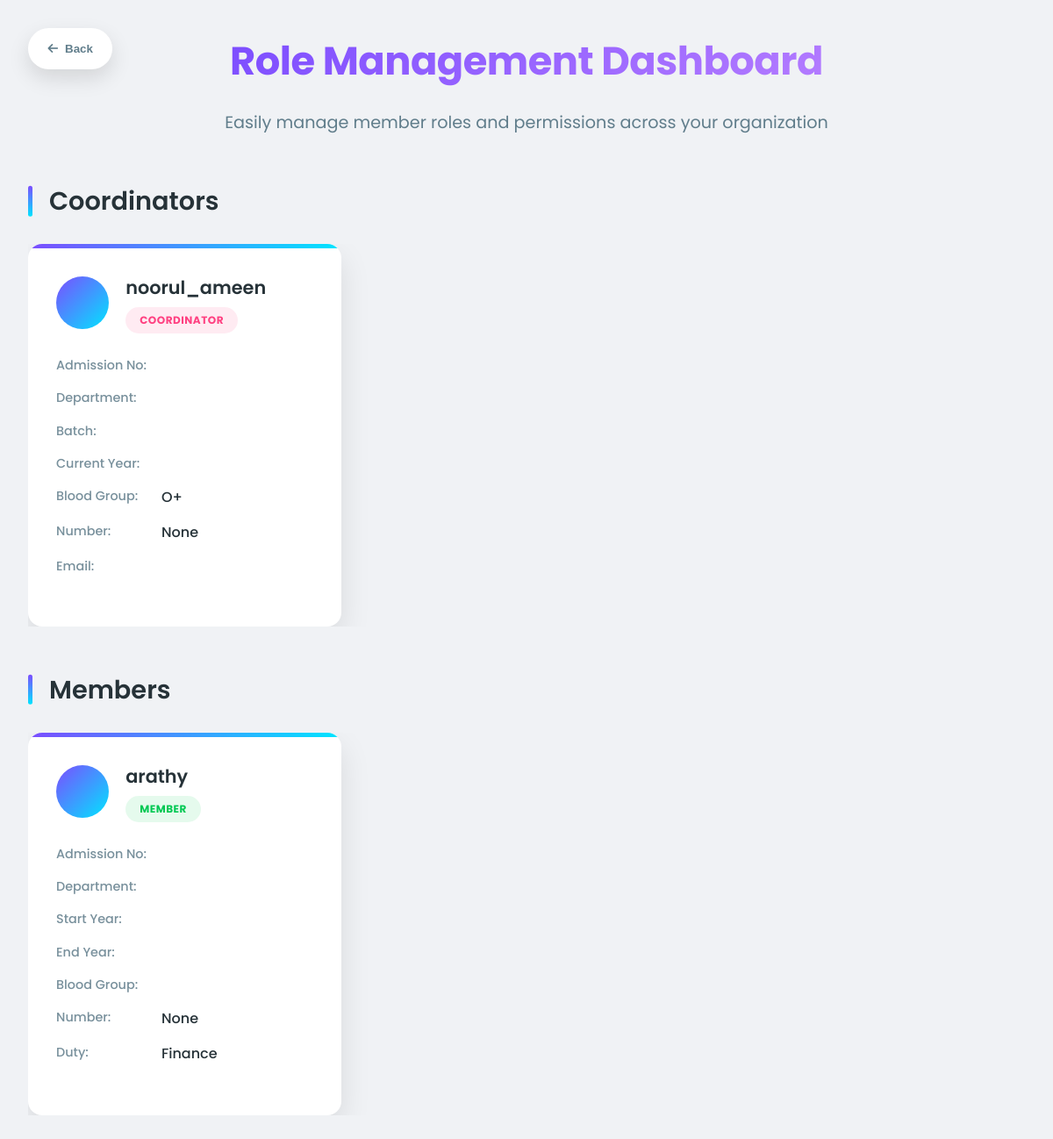
/dashboard/manage_members/ (signed in), run on the app's committed database.
### coordinator/models.py (models this page shows, shortened)
class coordinateRegistration(models.Model):
    DEPARTMENT_CHOICES = (
        ("bba", "BBA"),
        ("bca", "BCA"),
        ("bsc_cs", "BSc CS"),
        ("bcom_tax", "BCom Tax"),
        ("ttm", "TTM"),
        ("bcom_ca_and_finance", "BCom CA and Finance"),
        ("bcom_co_operation", "BCom Co-operation"),
        ("ba_literature", "BA Literature"),
        ("ba_communicative_english", "BA Communicative English"),
        ("ba_journalism", "BA Journalism"),
        ("electronics", "Electronics"),
        ("bsw", "BSW"),
    )
    YEAR_CHOICES = (
        ("First Year", "First Year"),
        ("Second Year", "Second Year"),
        ("Third Year", "Third Year"),
        ("Fourth Year", "Fourth Year"),
    )
    user = models.OneToOneField(User, on_delete=models.CASCADE)
    adno = models.CharField(max_length=255)
    department = models.CharField(max_length=50, choices=DEPARTMENT_CHOICES)
    batch = models.CharField(max_length=10)
    current_year = models.CharField(max_length=15, choices=YEAR_CHOICES)

### users/models.py (models this page shows, shortened)
class UserProfile(models.Model):
    GENDER_CHOICE=(
        ("","Select the gender"),
        ("male","male"),
        ("female","female"),
    )
    ROLE_CHOICE=(
        ("public_user","public_user"),
        ("member","member"),
        ("coordinator","coordinator"),
        ("convenier","convenier"),
        ("office_staff","office_staff"),
        ("principal","principal"),
        ("chairman","chairman"),
    )
    BLOOD_GROUP_CHOICES = [
        ('', 'Select Blood Group'),
        ('A+', 'A+'),
        ('A-', 'A-'),
        ('B+', 'B+'),
        ('B-', 'B-'),
        ('AB+', 'AB+'),
        ('AB-', 'AB-'),
        ('O+', 'O+'),
        ('O-', 'O-'),
    ]
    user=models.OneToOneField(User,on_delete=models.CASCADE)
    phone_number=models.CharField(max_length=10,null=True,blank=True)
    role=models.CharField(max_length=20,choices=ROLE_CHOICE,default="public_user")
    gender=models.CharField(max_length=10,choices=GENDER_CHOICE,null=True,blank=True)
    address=models.TextField(null=True,blank=True)
    created_at=models.DateTimeField(auto_now_add=True)
    photo=models.ImageField(upload_to="profile_pics/",null=True,blank=True)
    blood=models.CharField(max_length=3,default="",choices=BLOOD_GROUP_CHOICES)
    is_donor = models.BooleanField(default=False)
    date_of_birth = models.DateField(null=True, blank=True)
    age = models.PositiveIntegerField(null=True, blank=True)

### members/models.py (models this page shows, shortened)
class memberRegistration(models.Model):
    DEPARTMENT_CHOICES = (
        ("bba", "BBA"),
        ("bca", "BCA"),
        ("bsc_cs", "BSc CS"),
        ("bcom_tax", "BCom Tax"),
        ("ttm", "TTM"),
        ("bcom_ca_and_finance", "BCom CA and Finance"),
        ("bcom_co_operation", "BCom Co-operation"),
        ("ba_literature", "BA Literature"),
        ("ba_communicative_english", "BA Communicative English"),
        ("ba_journalism", "BA Journalism"),
        ("electronics", "Electronics"),
        ("bsw", "BSW"),
    )
    BLOOD_GROUP_CHOICES = [
        ('A+', 'A+'),
        ('A-', 'A-'),
        ('B+', 'B+'),
        ('B-', 'B-'),
        ('AB+', 'AB+'),
        ('AB-', 'AB-'),
        ('O+', 'O+'),
        ('O-', 'O-'),
    ]
    DUTY_CHOICES = (
        ("No Duty", "No Duty"),
        ("Finance", "Finance"),
        ("Collection Team", "Collection Team"),
        ("Event Organizers", "Event Organizers"),  # Fixed typo
        ("Team Controller", "Team Controller"),
    )
    MEMBERSHIP_STATUS_CHOICES = (
        ("active", "Active"),
        ("volunteer", "Moved to Volunteer"),
        ("inactive", "Inactive"),
    )
    user = models.OneToOneField(User, on_delete=models.CASCADE,related_name="memberregistration")
    adno = models.CharField(max_length=255, blank=True, default="")
    department = models.CharField(max_length=50, choices=DEPARTMENT_CHOICES, blank=True, default="")
    start_year = models.CharField(max_length=5, blank=True, default="")
    end_year = models.CharField(max_length=5, blank=True, default="")
    blood_group = models.CharField(
        max_length=3,
        choices=BLOOD_GROUP_CHOICES,
        blank=True,
        default="",
    )
    date_of_birth = models.DateField(null=True, blank=True)
    age = models.PositiveIntegerField(null=True, blank=True)
    duty = models.CharField(max_length=50, choices=DUTY_CHOICES, default="No Duty")
    membership_status = models.CharField(
        max_length=20,
        choices=MEMBERSHIP_STATUS_CHOICES,
        default="active",
    )
    membership_decided_on = models.DateTimeField(null=True, blank=True)

### dashboard/views.py (the view)
# urls.py: path("manage_members/",views.manageMembers,name="manage_members"),
@login_required(login_url="users:login")
def manageMembers(req):
    if (req.user.userprofile.role == "public_user"):
        return HttpResponseRedirect("/")
    pending_users = pendingMemberAddRequest.objects.filter(isApproved=False).values_list('user', flat=True)
    members = memberRegistration.objects.exclude(user__in=pending_users).filter(membership_status="active")
    coordinators = coordinateRegistration.objects.all()
    pending_requests=pendingMemberAddRequest.objects.filter(isPending=True)
    cntx={
        "members":members,
        "coordinators":coordinators,
        "pending_requests":pending_requests,
    }
    return render(req,"dashboard/manage_members.html",context=cntx)

### templates/dashboard/manage_members.html (shortened to what this page needs)
<!DOCTYPE html>
<html lang="en">
    {% load static %}
<head>
    <link rel="stylesheet" href="https://cdnjs.cloudflare.com/ajax/libs/font-awesome/6.5.0/css/all.min.css" />
</head>
<body>
    <button type="button" class="back-btn" onclick="window.history.back()">
        <i class="fas fa-arrow-left"></i>
        <span>Back</span>
    </button>
    <div class="container">
        <header>
            <h1>Role Management Dashboard</h1>
            <p class="subtitle">Easily manage member roles and permissions across your organization</p>
        </header>
        {% if coordinators %}
        <div class="section-header">
            <h2 class="section-title">Coordinators</h2>
        </div>
        <div class="user-grid">
            {% for i in coordinators %}
            <div class="user-card">
                <div class="user-header">
                    {% if i.user.userprofile.photo %}
                        <img src="{{i.user.userprofile.photo.url}}" class="user-avatar">
                    {% else %}
                        <div class="user-avatar"></div>
                    {% endif %}
                    <div class="user-info">
                        <div class="user-name">{{ i.user.username }}</div>
                        <span class="user-role role-coordinator">Coordinator</span>
                    </div>
                </div>
                <div class="user-details">
                    <div class="detail-row">
                        <span class="detail-label">Admission No:</span>
                    </div>
                    <div class="detail-row">
                        <span class="detail-label">Department:</span>
                    </div>
                    <div class="detail-row">
                        <span class="detail-label">Batch:</span>
                    </div>
                    <div class="detail-row">
                        <span class="detail-label">Current Year:</span>
                    </div>
                    <div class="detail-row">
                        <span class="detail-label">Blood Group:</span>
                        <span class="detail-value">{{ i.user.userprofile.blood }}</span>
                    </div>
                    <div class="detail-row">
                        <span class="detail-label">Number:</span>
                        <span class="detail-value">{{ i.user.userprofile.phone_number }}</span>
                    </div>
                    <div class="detail-row">
                        <span class="detail-label">Email:</span>
                    </div>
                </div>
            </div>
            {% endfor %}
        </div>
        {% endif %}
        {% if members %}
        <div class="section-header">
            <h2 class="section-title">Members</h2>
        </div>
        <div class="user-grid">
            {% for i in members %}
            <div class="user-card">
                <div class="user-header">
                    {% if i.user.userprofile.photo %}
                        <img src="{{i.user.userprofile.photo.url}}" class="user-avatar">
                    {% else %}
                        <div class="user-avatar"></div>
                    {% endif %}
                    <div class="user-info">
                        <div class="user-name">{{ i.user.username }}</div>
                        <span class="user-role role-member">Member</span>
                    </div>
                </div>
                <div class="user-details">
                    <div class="detail-row">
                        <span class="detail-label">Admission No:</span>
                    </div>
                    <div class="detail-row">
                        <span class="detail-label">Department:</span>
                    </div>
                    <div class="detail-row">
                        <span class="detail-label">Start Year:</span>
                    </div>
                    <div class="detail-row">
                        <span class="detail-label">End Year:</span>
                    </div>
                    <div class="detail-row">
                        <span class="detail-label">Blood Group:</span>
                    </div>
                    <div class="detail-row">
                        <span class="detail-label">Number:</span>
                        <span class="detail-value">{{ i.user.userprofile.phone_number }}</span>
                    </div>
                    <div class="detail-row">
                        <span class="detail-label">Duty:</span>
                        <span class="detail-value">{{ i.user.memberregistration.duty }}</span>
                    </div>
                </div>
            </div>
            {% endfor %}
        </div>
        {% endif %}
    </div>
</body>
</html>

### templates/dashboard/manage_members.html (style rules this page uses)
:root { --primary: #7c4dff; --primary-light: #b47cff; --secondary: #00e5ff; --secondary-light: #6effff; --accent: #ff4081; --accent-light: #ff79b0; --dark: #263238; --light: #f5f7fa; --card-bg: #ffffff; --body-bg: #f0f2f5; --success: #00c853; --warning: #ffab00; --shadow: 0 15px 35px rgba(0,0,0,0.1); --radius: 16px; }
* { margin: 0; padding: 0; box-sizing: border-box; }
body { font-family: 'Poppins', sans-serif; background: var(--body-bg); color: var(--dark); line-height: 1.7; min-height: 100vh; padding: 2rem 4rem; height: 100vh auto; }
.back-btn { position: fixed; top: 2rem; left: 2rem; display: inline-flex; align-items: center; gap: 0.5rem; padding: 1rem 1.4rem; border: none; border-radius: 999px; background: #fff; color: #607d8b; box-shadow: 0 10px 25px rgba(0, 0, 0, 0.12); font-weight: 600; cursor: pointer; z-index: 100; transition: 0.3s ease; }
.container { max-width: 1600px; margin: 0 auto; }
header { text-align: center; margin-bottom: 3rem; position: relative; }
h1 { font-size: 2.8rem; font-weight: 700; color: var(--primary); margin-bottom: 1rem; letter-spacing: -0.5px; background: linear-gradient(135deg, var(--primary), var(--primary-light)); -webkit-background-clip: text; background-clip: text; -webkit-text-fill-color: transparent; display: inline-block; }
.subtitle { font-size: 1.2rem; color: #607d8b; max-width: 700px; margin: 0 auto 2rem; }
.section-header { display: flex; align-items: center; margin: 3rem 0 1.5rem; }
.section-title { font-size: 1.8rem; font-weight: 600; color: var(--dark); position: relative; padding-left: 1.5rem; }
.section-title::before { content: ''; position: absolute; left: 0; top: 50%; transform: translateY(-50%); height: 70%; width: 5px; background: linear-gradient(to bottom, var(--primary), var(--secondary)); border-radius: 5px; }
.user-grid { display: grid; gap: 2rem; grid-template-columns: repeat(auto-fill, minmax(350px, 1fr)); max-height: 850px; overflow-y: scroll; }
.user-card { background: var(--card-bg); border-radius: var(--radius); box-shadow: var(--shadow); padding: 2rem; transition: all 0.3s cubic-bezier(0.25, 0.8, 0.25, 1); border: none; position: relative; overflow: hidden; }
.user-card::before { content: ''; position: absolute; top: 0; left: 0; width: 100%; height: 5px; background: linear-gradient(90deg, var(--primary), var(--secondary)); }
.user-header { display: flex; align-items: center; margin-bottom: 1.5rem; }
.user-avatar { width: 60px; height: 60px; border-radius: 50%; background: linear-gradient(135deg, var(--primary), var(--secondary)); display: flex; align-items: center; justify-content: center; color: white; font-size: 1.5rem; font-weight: 600; margin-right: 1.2rem; flex-shrink: 0; }
.user-info { flex: 1; }
.user-name { font-size: 1.3rem; font-weight: 600; color: var(--dark); margin-bottom: 0.3rem; }
.user-role { display: inline-block; padding: 0.3rem 1rem; border-radius: 100px; font-size: 0.75rem; font-weight: 700; text-transform: uppercase; letter-spacing: 0.5px; }
.role-member { background: rgba(0, 200, 83, 0.1); color: var(--success); }
.role-coordinator { background: rgba(255, 64, 129, 0.1); color: var(--accent); }
.user-details { margin: 1.5rem 0; }
.detail-row { display: flex; margin-bottom: 0.8rem; }
.detail-label { font-weight: 500; color: #78909c; min-width: 120px; font-size: 0.9rem; }
.detail-value { font-weight: 500; color: var(--dark); }
@media (max-width: 1200px) { body { padding: 2rem; } }

### data on the page
coordinateRegistration: user.username "noorul_ameen", user.userprofile.blood "O+", user.userprofile.phone_number "None"
memberRegistration: user.username "arathy", user.userprofile.phone_number "None", user.memberregistration.duty "Finance"
